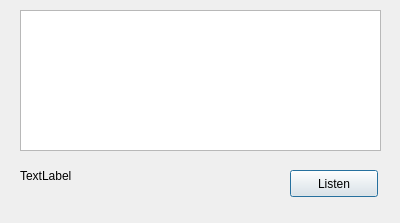
<?xml version="1.0" encoding="UTF-8"?>
<ui version="4.0">
 <class>Dialog</class>
 <widget class="QDialog" name="Dialog">
  <property name="geometry">
   <rect>
    <x>0</x>
    <y>0</y>
    <width>400</width>
    <height>223</height>
   </rect>
  </property>
  <property name="windowTitle">
   <string>Receive Window</string>
  </property>
  <widget class="QPlainTextEdit" name="showTextEdit">
   <property name="geometry">
    <rect>
     <x>20</x>
     <y>10</y>
     <width>361</width>
     <height>141</height>
    </rect>
   </property>
  </widget>
  <widget class="QPushButton" name="listenButton">
   <property name="geometry">
    <rect>
     <x>290</x>
     <y>170</y>
     <width>88</width>
     <height>27</height>
    </rect>
   </property>
   <property name="text">
    <string>Listen</string>
   </property>
  </widget>
  <widget class="QLabel" name="label">
   <property name="geometry">
    <rect>
     <x>20</x>
     <y>160</y>
     <width>261</width>
     <height>31</height>
    </rect>
   </property>
   <property name="text">
    <string>TextLabel</string>
   </property>
  </widget>
 </widget>
 <layoutdefault spacing="6" margin="11"/>
 <resources/>
 <connections/>
</ui>
